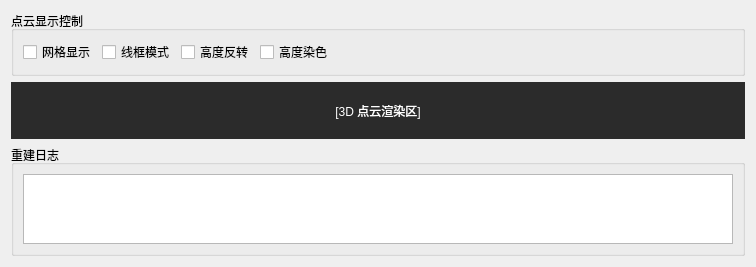
              <widget class="QWidget" name="resCloud3DWidget">
              <layout class="QVBoxLayout" name="resCloudLayout" stretch="0,20,1">
             <item>
              <widget class="QGroupBox" name="resCloudCtrlGroupBox">
               <property name="title"><string>点云显示控制</string></property>
               <layout class="QHBoxLayout" name="resCloudCtrlLayout">
                <item><widget class="QCheckBox" name="resCheckGrid"><property name="text"><string>网格显示</string></property></widget></item>
                <item><widget class="QCheckBox" name="resCheckWireframe"><property name="text"><string>线框模式</string></property></widget></item>
                <item><widget class="QCheckBox" name="resCheckInvert"><property name="text"><string>高度反转</string></property></widget></item>
                <item><widget class="QCheckBox" name="pcCheckHeightColor"><property name="text"><string>高度染色</string></property></widget></item>
                <item>
                 <spacer name="resCloudSpacer">
                  <property name="orientation"><enum>Qt::Horizontal</enum></property>
                  <property name="sizeHint" stdset="0"><size><width>400</width><height>20</height></size></property>
                 </spacer>
                </item>
               </layout>
              </widget>
             </item>
             <item>
              <widget class="QLabel" name="resCloudLabel">
               <property name="styleSheet"><string notr="true">background-color: #2b2b2b; color: white;</string></property>
               <property name="text"><string>[3D 点云渲染区]</string></property>
               <property name="alignment"><set>Qt::AlignCenter</set></property>
               <property name="scaledContents"><bool>true</bool></property>
              </widget>
             </item>
             <!-- 重建日志 (嵌入3D点云下方) -->
             <item>
              <widget class="QGroupBox" name="resLogGroupBox">
               <property name="title"><string>重建日志</string></property>
               <property name="maximumSize"><size><width>16777215</width><height>150</height></size></property>
               <layout class="QVBoxLayout" name="resLogInnerLayout">
                <item>
                 <widget class="QTextEdit" name="resLogText">
                  <property name="readOnly"><bool>false</bool></property>
                  <property name="maximumSize"><size><width>16777215</width><height>120</height></size></property>
                 </widget>
                </item>
               </layout>
              </widget>
             </item>
              </layout>
              </widget>
